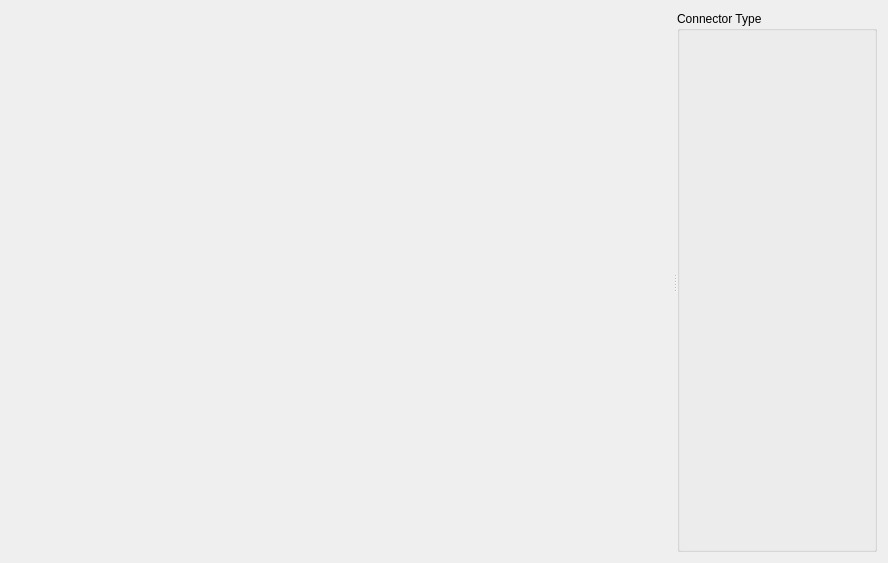
<?xml version="1.0" encoding="UTF-8"?>
<ui version="4.0">
 <class>Form</class>
 <widget class="QWidget" name="Form">
  <property name="geometry">
   <rect>
    <x>0</x>
    <y>0</y>
    <width>888</width>
    <height>563</height>
   </rect>
  </property>
  <property name="windowTitle">
   <string>Form</string>
  </property>
  <layout class="QGridLayout" name="gridLayout">
   <item row="0" column="0">
    <widget class="QSplitter" name="splitter">
     <property name="orientation">
      <enum>Qt::Horizontal</enum>
     </property>
     <widget class="Canvas" name="canvas" native="true"/>
     <widget class="QWidget" name="widget" native="true">
      <property name="sizePolicy">
       <sizepolicy hsizetype="Minimum" vsizetype="Minimum">
        <horstretch>0</horstretch>
        <verstretch>0</verstretch>
       </sizepolicy>
      </property>
      <property name="maximumSize">
       <size>
        <width>200</width>
        <height>16777215</height>
       </size>
      </property>
      <layout class="QGridLayout" name="gridLayout_2">
       <item row="0" column="0">
        <widget class="QGroupBox" name="type">
         <property name="title">
          <string>Connector Type</string>
         </property>
        </widget>
       </item>
      </layout>
     </widget>
    </widget>
   </item>
  </layout>
 </widget>
 <customwidgets>
  <customwidget>
   <class>Canvas</class>
   <extends>QWidget</extends>
   <header>ui.canvas</header>
   <container>1</container>
  </customwidget>
 </customwidgets>
 <resources/>
 <connections/>
</ui>
